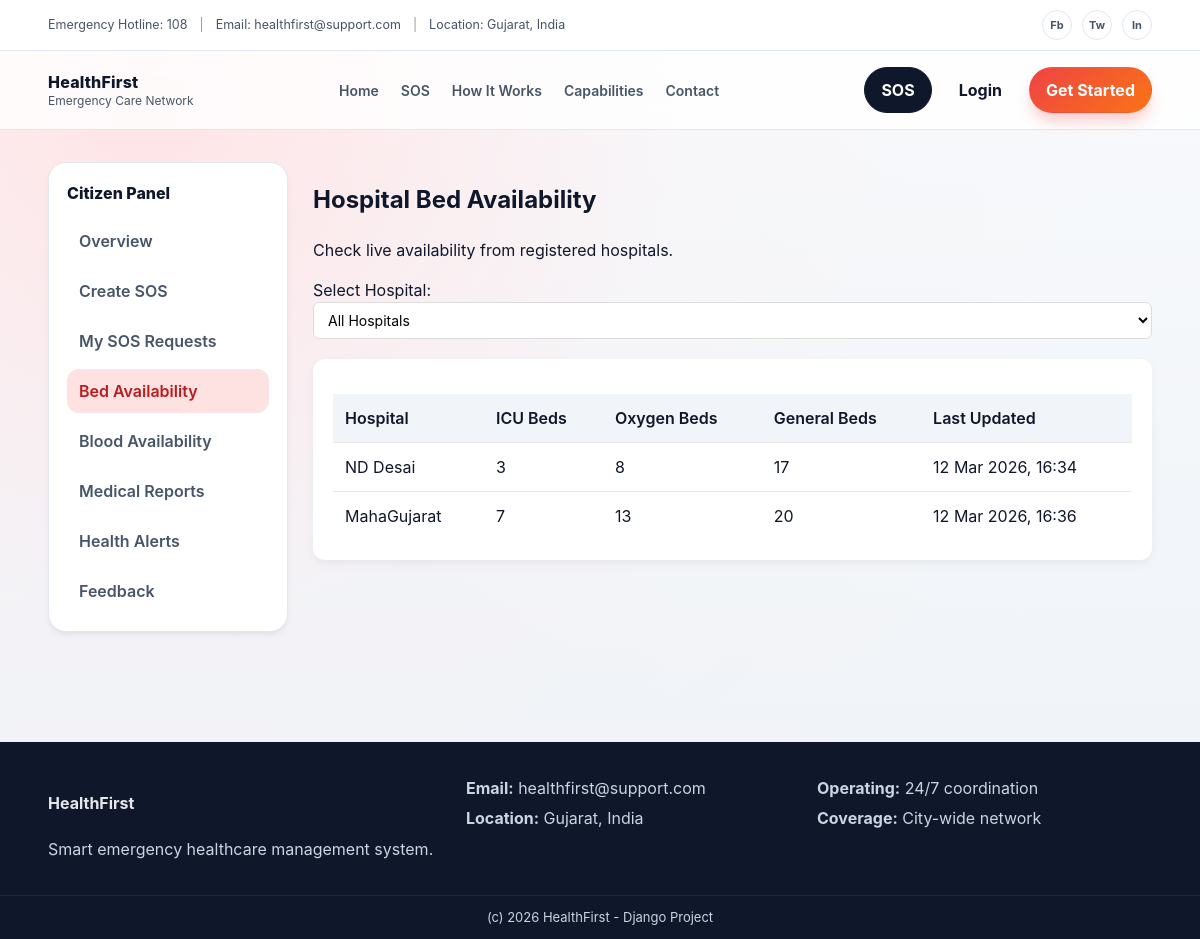
The app's page /hospitals/view-beds/ with its own data.
### hospitals/models.py (models this page shows, shortened)
class BedAvailability(models.Model):
    hospital = models.OneToOneField(Hospital, on_delete=models.CASCADE)
    icu_beds = models.IntegerField(default=0)
    oxygen_beds = models.IntegerField(default=0)
    general_beds = models.IntegerField(default=0)
    last_updated = models.DateTimeField(auto_now=True)

class Hospital(models.Model):
    name = models.CharField(max_length=200)
    address = models.TextField()
    admin = models.OneToOneField(
        settings.AUTH_USER_MODEL,
        on_delete=models.SET_NULL,
        null=True,    # allows no admin
        blank=True    # allows blank in admin form
    )
    latitude = models.FloatField(null=True, blank=True)
    longitude = models.FloatField(null=True, blank=True)
    def __str__(self):
        return self.name

### hospitals/views.py (the view)
# urls.py: path('view-beds/', views.view_beds, name='view_beds'),
def view_beds(request):
    hospital_id = request.GET.get("hospital")
    beds = BedAvailability.objects.all()
    if hospital_id:
        beds = beds.filter(hospital_id=hospital_id)
    hospitals = Hospital.objects.all()
    return render(request, "hospitals/view_beds.html", {
        "beds": beds,
        "hospitals": hospitals
    })

### templates/hospitals/view_beds.html (shortened to what this page needs)
{% extends "base.html" %}
{% block content %}
<section class="dash">
<div class="container dash-layout">
<aside class="dash-sidebar">
<div class="dash-brand">Citizen Panel</div>
<nav class="dash-menu">
<a href="{% url 'dashboard' %}">Overview</a>
<a href="{% url 'raise_sos' %}">Create SOS</a>
<a href="{% url 'citizen_sos_status' %}">My SOS Requests</a>
<a class="active" href="{% url 'hospitals:view_beds' %}">Bed Availability</a>
<a href="{% url 'bloodbank:view_bloods' %}">Blood Availability</a>
<a href="{% url 'my_reports' %}">Medical Reports</a>
<a href="{% url 'citizen_alerts' %}">Health Alerts</a>
<a href="{% url 'feedback:submit_feedback' %}">Feedback</a>
</nav>
</aside>
<div class="dash-content">
<div class="dash-head">
<h1>Hospital Bed Availability</h1>
<p class="muted">Check live availability from registered hospitals.</p>
</div>
<div class="filter-box">
<form method="GET">
<label>Select Hospital:</label>
<select name="hospital" onchange="this.form.submit()">
<option value="">All Hospitals</option>
</select>
</form>
</div>
<div class="bed-card">
<table class="bed-table">
<thead>
<tr>
<th>Hospital</th>
<th>ICU Beds</th>
<th>Oxygen Beds</th>
<th>General Beds</th>
<th>Last Updated</th>
</tr>
</thead>
<tbody>
{% for bed in beds %}
<tr>
<td>{{ bed.hospital }}</td>
<td>{{ bed.icu_beds }}</td>
<td>{{ bed.oxygen_beds }}</td>
<td>{{ bed.general_beds }}</td>
<td>{{ bed.last_updated|date:"d M Y, H:i" }}</td>
</tr>
{% empty %}
<tr>
<td colspan="5" style="text-align:center;padding:20px;">
No hospital data available.
</td>
</tr>
{% endfor %}
</tbody>
</table>
</div>
</div>
</div>
</section>
{% endblock %}

### static/css/main.css (style rules this page uses)
:root { --brand: #ef4444; --brand-dark: #c81e1e; --midnight: #0f172a; --slate: #475569; --bg: #f7fafc; --panel: #ffffff; --border: #e2e8f0; --shadow: 0 20px 25px -5px rgba(15, 23, 42, 0.1), 0 8px 10px -6px rgba(15, 23, 42, 0.05); --shadow-soft: 0 4px 6px -1px rgba(15, 23, 42, 0.06), 0 2px 4px -2px rgba(15, 23, 42, 0.04); }
* { box-sizing: border-box; -webkit-font-smoothing: antialiased; }
body { margin: 0; font-family: 'Inter', Manrope, "Segoe UI", Arial, sans-serif; color: var(--midnight); background: radial-gradient(circle at 12% 10%, #ffe4e6 0%, rgba(255, 228, 230, 0.1) 40%, transparent 70%), linear-gradient(180deg, #f8fafc 0%, #eef2f7 100%); line-height: 1.5; }
a { text-decoration: none; color: inherit; transition: all 0.2s ease; }
.container { width: min(1150px, 92%); margin: auto; }
input, select, textarea { width: 100%; padding: 12px; border-radius: 12px; border: 1px solid #d7dee8; font-family: inherit; font-size: 14px; background: #fff; transition: all 0.2s ease; }
.dash { padding: 32px 0 70px; }
.dash-layout { display: grid; grid-template-columns: 240px 1fr; gap: 20px; align-items: start; }
.dash-content { width:100%; min-width:0; }
.dash-sidebar { background: var(--panel); border: 1px solid var(--border); border-radius: 18px; padding: 18px; box-shadow: var(--shadow-soft); position: sticky; top: 110px; height: fit-content; align-self: start; }
.dash-brand { font-weight: 800; margin-bottom: 14px; }
.dash-menu { display: flex; flex-direction: column; gap: 6px; }
.dash-menu a { padding: 10px 12px; border-radius: 12px; font-weight: 600; color: var(--slate); }
.dash-menu a.active { background: #fee2e2; color: #b91c1c; }

### templates/hospitals/view_beds.html (style rules this page uses)
.dash-layout { display:flex; gap:25px; align-items:flex-start; }
.dash-sidebar { width:240px; flex-shrink:0; }
.dash-content { flex:1; }
.bed-card { background:#fff; padding:20px; border-radius:12px; box-shadow:0 4px 10px rgba(0,0,0,0.05); }
.bed-table { width:100%; border-collapse:collapse; margin-top:15px; }
.bed-table th { background:#f1f5f9; padding:12px; text-align:left; font-weight:600; }
.bed-table td { padding:12px; border-top:1px solid #e5e7eb; }
.filter-box { margin-bottom:20px; }
.filter-box select { padding:8px 10px; border-radius:6px; border:1px solid #ddd; }

### records on screen
BedAvailability: hospital "ND Desai", icu_beds "3", oxygen_beds "8", general_beds "17", last_updated "12 Mar 2026, 16:34"
BedAvailability: hospital "MahaGujarat", icu_beds "7", oxygen_beds "13", general_beds "20", last_updated "12 Mar 2026, 16:36"
